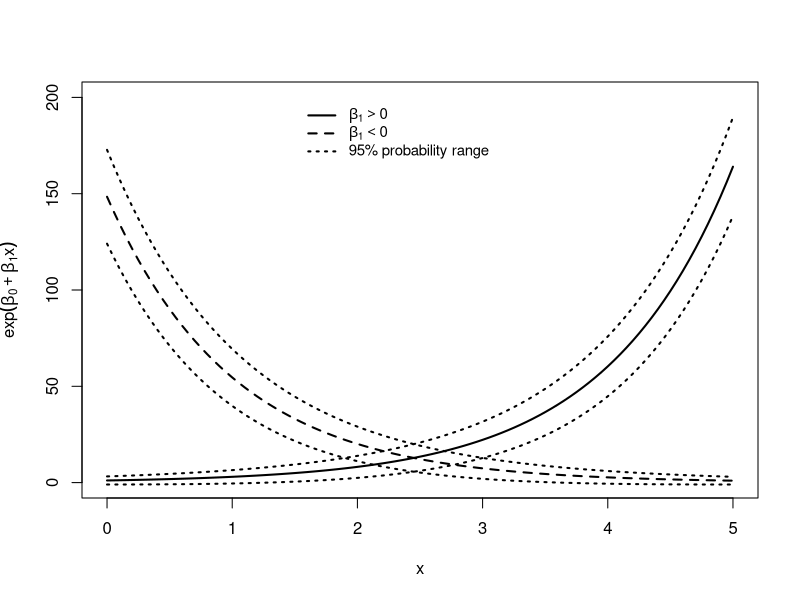

Generate this figure with R:
######################################################################
# NAME:  Tom Loughin                                                 #
# DATE:  2011-06-11                                                  #
# Purpose: Demonstrate log link for Poisson regression               #
# NOTES:                                                             #
######################################################################

#########################
# set parameters for mean functions 
beta0a <- .1
beta1a <- 1
beta0b <- 5 
beta1b <- -1


  x11(width = 7, height = 6, pointsize = 15)
  # pdf(file = "c:\\figures\\Figure4.4BW.pdf", width = 7, height = 6, colormodel = "cmyk", pointsize = 15)   # Create plot for book
  # Parameter set "a"
  curve(expr = exp(beta0a + beta1a*x), from = 0, to = 5, xlab = expression(x), ylab = expression(mu = exp(beta[0] + beta[1]*x)), lty = "solid", ylim = c(0,200), lwd = 2) 
  curve(expr = exp(beta0a + beta1a*x) + 2*sqrt(exp(beta0a + beta1a*x)), add = TRUE, lty = "dotted", lwd = 2)
  curve(expr = exp(beta0a + beta1a*x) - 2*sqrt(exp(beta0a + beta1a*x)), add = TRUE, lty = "dotted", lwd = 2)
  # Parameter set "b"
  curve(expr = exp(beta0b + beta1b*x), add = TRUE, lty = "dashed", lwd = 2)
  curve(expr = exp(beta0b + beta1b*x) + 2*sqrt(exp(beta0b + beta1b*x)), add = TRUE, lty = "dotted", lwd = 2)
  curve(expr = exp(beta0b + beta1b*x) - 2*sqrt(exp(beta0b + beta1b*x)), add = TRUE, lty = "dotted", lwd = 2)
  legend(x = 1.5, y = 200, legend = c(expression(beta[1] > 0), expression(beta[1] < 0), "95% probability range"), cex = 0.9, lty = c("solid", "dashed", "dotted"), lwd = 2, bty = "n")
  # dev.off()  # Create plot for book

